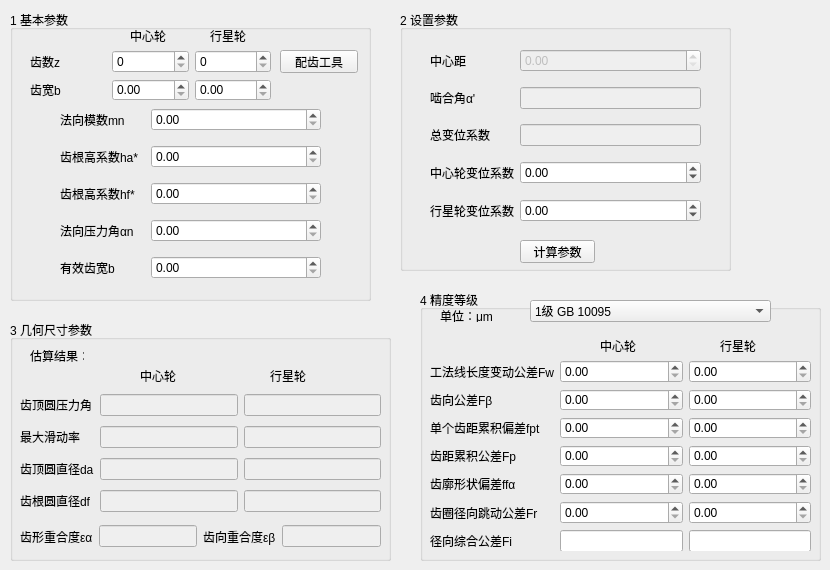
    <widget class="QWidget" name="tab_first_advanced">
     <attribute name="icon">
      <iconset>
       <normaloff>icons/advancetaskmanager.ico</normaloff>icons/advancetaskmanager.ico</iconset>
     </attribute>
     <attribute name="title">
      <string>一级渐开线齿轮 设计</string>
     </attribute>
     <widget class="QGroupBox" name="groupBox_2">
      <property name="geometry">
       <rect>
        <x>10</x>
        <y>10</y>
        <width>361</width>
        <height>291</height>
       </rect>
      </property>
      <property name="title">
       <string>1 基本参数</string>
      </property>
      <widget class="QWidget" name="gridLayoutWidget">
       <property name="geometry">
        <rect>
         <x>50</x>
         <y>90</y>
         <width>261</width>
         <height>191</height>
        </rect>
       </property>
       <layout class="QGridLayout" name="gridLayout">
        <item row="1" column="1" colspan="2">
         <widget class="QDoubleSpinBox" name="doubleSpinBox_first_ha"/>
        </item>
        <item row="4" column="1" colspan="2">
         <widget class="QDoubleSpinBox" name="doubleSpinBox_first_b"/>
        </item>
        <item row="3" column="1" colspan="2">
         <widget class="QDoubleSpinBox" name="doubleSpinBox_first_alpha_n"/>
        </item>
        <item row="2" column="0">
         <widget class="QLabel" name="label_2">
          <property name="text">
           <string>齿根高系数hf*</string>
          </property>
         </widget>
        </item>
        <item row="0" column="0">
         <widget class="QLabel" name="label">
          <property name="text">
           <string>法向模数mn</string>
          </property>
         </widget>
        </item>
        <item row="1" column="0">
         <widget class="QLabel" name="label_3">
          <property name="text">
           <string>齿根高系数ha*</string>
          </property>
         </widget>
        </item>
        <item row="4" column="0">
         <widget class="QLabel" name="label_6">
          <property name="text">
           <string>有效齿宽b</string>
          </property>
         </widget>
        </item>
        <item row="3" column="0">
         <widget class="QLabel" name="label_4">
          <property name="text">
           <string>法向压力角αn</string>
          </property>
         </widget>
        </item>
        <item row="0" column="1" colspan="2">
         <widget class="QDoubleSpinBox" name="doubleSpinBox_first_mn"/>
        </item>
        <item row="2" column="1" colspan="2">
         <widget class="QDoubleSpinBox" name="doubleSpinBox_first_hf"/>
        </item>
       </layout>
      </widget>
      <widget class="QLabel" name="label_9">
       <property name="geometry">
        <rect>
         <x>120</x>
         <y>20</y>
         <width>54</width>
         <height>12</height>
        </rect>
       </property>
       <property name="text">
        <string>中心轮</string>
       </property>
      </widget>
      <widget class="QLabel" name="label_10">
       <property name="geometry">
        <rect>
         <x>200</x>
         <y>20</y>
         <width>54</width>
         <height>12</height>
        </rect>
       </property>
       <property name="text">
        <string>行星轮</string>
       </property>
      </widget>
      <widget class="QWidget" name="gridLayoutWidget_5">
       <property name="geometry">
        <rect>
         <x>20</x>
         <y>40</y>
         <width>241</width>
         <height>51</height>
        </rect>
       </property>
       <layout class="QGridLayout" name="gridLayout_5">
        <item row="0" column="1">
         <widget class="QSpinBox" name="spinBox_first_z1">
          <property name="maximum">
           <number>999</number>
          </property>
         </widget>
        </item>
        <item row="1" column="1">
         <widget class="QDoubleSpinBox" name="doubleSpinBox_first_b1"/>
        </item>
        <item row="0" column="0">
         <widget class="QLabel" name="label_7">
          <property name="text">
           <string>齿数z</string>
          </property>
         </widget>
        </item>
        <item row="1" column="2">
         <widget class="QDoubleSpinBox" name="doubleSpinBox_first_b2"/>
        </item>
        <item row="0" column="2">
         <widget class="QSpinBox" name="spinBox_first_z2">
          <property name="maximum">
           <number>999</number>
          </property>
         </widget>
        </item>
        <item row="1" column="0">
         <widget class="QLabel" name="label_13">
          <property name="text">
           <string>齿宽b</string>
          </property>
         </widget>
        </item>
       </layout>
      </widget>
      <widget class="QPushButton" name="pushButton_teethmatch_tool">
       <property name="geometry">
        <rect>
         <x>270</x>
         <y>40</y>
         <width>78</width>
         <height>23</height>
        </rect>
       </property>
       <property name="text">
        <string>配齿工具</string>
       </property>
      </widget>
     </widget>
     <widget class="QGroupBox" name="groupBox_4">
      <property name="geometry">
       <rect>
        <x>400</x>
        <y>10</y>
        <width>331</width>
        <height>261</height>
       </rect>
      </property>
      <property name="title">
       <string>2 设置参数</string>
      </property>
      <widget class="QWidget" name="gridLayoutWidget_2">
       <property name="geometry">
        <rect>
         <x>30</x>
         <y>30</y>
         <width>271</width>
         <height>191</height>
        </rect>
       </property>
       <layout class="QGridLayout" name="gridLayout_2">
        <item row="1" column="0">
         <widget class="QLabel" name="label_12">
          <property name="text">
           <string>啮合角α'</string>
          </property>
         </widget>
        </item>
        <item row="0" column="0">
         <widget class="QLabel" name="label_11">
          <property name="text">
           <string>中心距</string>
          </property>
         </widget>
        </item>
        <item row="1" column="1">
         <widget class="QLineEdit" name="lineEdit_first_inv_alpha">
          <property name="enabled">
           <bool>false</bool>
          </property>
          <property name="readOnly">
           <bool>false</bool>
          </property>
         </widget>
        </item>
        <item row="0" column="1">
         <widget class="QDoubleSpinBox" name="doubleSpinBox_first_a">
          <property name="enabled">
           <bool>false</bool>
          </property>
          <property name="maximum">
           <double>999.990000000000009</double>
          </property>
         </widget>
        </item>
        <item row="2" column="1">
         <widget class="QLineEdit" name="lineEdit_x_sigma">
          <property name="enabled">
           <bool>false</bool>
          </property>
         </widget>
        </item>
        <item row="4" column="1">
         <widget class="QDoubleSpinBox" name="doubleSpinBox_first_x2">
          <property name="minimum">
           <double>-99.000000000000000</double>
          </property>
         </widget>
        </item>
        <item row="2" column="0">
         <widget class="QLabel" name="label_14">
          <property name="text">
           <string>总变位系数</string>
          </property>
         </widget>
        </item>
        <item row="3" column="1">
         <widget class="QDoubleSpinBox" name="doubleSpinBox_first_x1">
          <property name="minimum">
           <double>-99.000000000000000</double>
          </property>
         </widget>
        </item>
        <item row="3" column="0">
         <widget class="QLabel" name="label_15">
          <property name="text">
           <string>中心轮变位系数</string>
          </property>
         </widget>
        </item>
        <item row="4" column="0">
         <widget class="QLabel" name="label_16">
          <property name="text">
           <string>行星轮变位系数</string>
          </property>
         </widget>
        </item>
       </layout>
      </widget>
      <widget class="QPushButton" name="pushButton_first_calculate">
       <property name="geometry">
        <rect>
         <x>120</x>
         <y>230</y>
         <width>75</width>
         <height>23</height>
        </rect>
       </property>
       <property name="text">
        <string>计算参数</string>
       </property>
      </widget>
     </widget>
     <widget class="QGroupBox" name="groupBox_5">
      <property name="geometry">
       <rect>
        <x>10</x>
        <y>320</y>
        <width>381</width>
        <height>241</height>
       </rect>
      </property>
      <property name="title">
       <string>3 几何尺寸参数</string>
      </property>
      <widget class="QWidget" name="gridLayoutWidget_3">
       <property name="geometry">
        <rect>
         <x>10</x>
         <y>70</y>
         <width>361</width>
         <height>126</height>
        </rect>
       </property>
       <layout class="QGridLayout" name="gridLayout_3">
        <item row="2" column="0">
         <widget class="QLabel" name="label_17">
          <property name="text">
           <string>最大滑动率</string>
          </property>
         </widget>
        </item>
        <item row="2" column="2">
         <widget class="QLineEdit" name="lineEdit_eta_2">
          <property name="enabled">
           <bool>false</bool>
          </property>
         </widget>
        </item>
        <item row="2" column="1">
         <widget class="QLineEdit" name="lineEdit_eta_1">
          <property name="enabled">
           <bool>false</bool>
          </property>
         </widget>
        </item>
        <item row="0" column="0">
         <widget class="QLabel" name="label_21">
          <property name="text">
           <string>齿顶圆压力角</string>
          </property>
         </widget>
        </item>
        <item row="0" column="2">
         <widget class="QLineEdit" name="lineEdit_alpha_a_2">
          <property name="enabled">
           <bool>false</bool>
          </property>
         </widget>
        </item>
        <item row="0" column="1">
         <widget class="QLineEdit" name="lineEdit_alpha_a_1">
          <property name="enabled">
           <bool>false</bool>
          </property>
         </widget>
        </item>
        <item row="3" column="0">
         <widget class="QLabel" name="label_24">
          <property name="text">
           <string>齿顶圆直径da</string>
          </property>
         </widget>
        </item>
        <item row="3" column="1">
         <widget class="QLineEdit" name="lineEdit_d_a1">
          <property name="enabled">
           <bool>false</bool>
          </property>
         </widget>
        </item>
        <item row="4" column="1">
         <widget class="QLineEdit" name="lineEdit_d_f1">
          <property name="enabled">
           <bool>false</bool>
          </property>
         </widget>
        </item>
        <item row="3" column="2">
         <widget class="QLineEdit" name="lineEdit_d_a2">
          <property name="enabled">
           <bool>false</bool>
          </property>
         </widget>
        </item>
        <item row="4" column="0">
         <widget class="QLabel" name="label_27">
          <property name="text">
           <string>齿根圆直径df</string>
          </property>
         </widget>
        </item>
        <item row="4" column="2">
         <widget class="QLineEdit" name="lineEdit_d_f2">
          <property name="enabled">
           <bool>false</bool>
          </property>
         </widget>
        </item>
       </layout>
      </widget>
      <widget class="QLabel" name="label_23">
       <property name="geometry">
        <rect>
         <x>20</x>
         <y>30</y>
         <width>54</width>
         <height>12</height>
        </rect>
       </property>
       <property name="text">
        <string>估算结果：</string>
       </property>
      </widget>
      <widget class="QLabel" name="label_28">
       <property name="geometry">
        <rect>
         <x>130</x>
         <y>50</y>
         <width>54</width>
         <height>12</height>
        </rect>
       </property>
       <property name="text">
        <string>中心轮</string>
       </property>
      </widget>
      <widget class="QLabel" name="label_29">
       <property name="geometry">
        <rect>
         <x>260</x>
         <y>50</y>
         <width>54</width>
         <height>12</height>
        </rect>
       </property>
       <property name="text">
        <string>行星轮</string>
       </property>
      </widget>
      <widget class="QWidget" name="horizontalLayoutWidget_3">
       <property name="geometry">
        <rect>
         <x>10</x>
         <y>201</y>
         <width>361</width>
         <height>31</height>
        </rect>
       </property>
       <layout class="QHBoxLayout" name="horizontalLayout_3">
        <item>
         <widget class="QLabel" name="label_18">
          <property name="text">
           <string>齿形重合度εα</string>
          </property>
         </widget>
        </item>
        <item>
         <widget class="QLineEdit" name="lineEdit_epsilon_alpha">
          <property name="enabled">
           <bool>false</bool>
          </property>
         </widget>
        </item>
        <item>
         <widget class="QLabel" name="label_19">
          <property name="text">
           <string>齿向重合度εβ</string>
          </property>
         </widget>
        </item>
        <item>
         <widget class="QLineEdit" name="lineEdit_epsilon_beta">
          <property name="enabled">
           <bool>false</bool>
          </property>
         </widget>
        </item>
       </layout>
      </widget>
     </widget>
     <widget class="QGroupBox" name="groupBox_6">
      <property name="geometry">
       <rect>
        <x>420</x>
        <y>290</y>
        <width>401</width>
        <height>271</height>
       </rect>
      </property>
      <property name="title">
       <string>4 精度等级</string>
      </property>
      <widget class="QLabel" name="label_20">
       <property name="geometry">
        <rect>
         <x>20</x>
         <y>20</y>
         <width>54</width>
         <height>12</height>
        </rect>
       </property>
       <property name="text">
        <string>单位：μm</string>
       </property>
      </widget>
      <widget class="QComboBox" name="comboBox_accuracy_level">
       <property name="geometry">
        <rect>
         <x>110</x>
         <y>10</y>
         <width>241</width>
         <height>22</height>
        </rect>
       </property>
       <item>
        <property name="text">
         <string>1级 GB 10095</string>
        </property>
       </item>
       <item>
        <property name="text">
         <string>2级 GB 10095</string>
        </property>
       </item>
       <item>
        <property name="text">
         <string>3级 GB 10095</string>
        </property>
       </item>
       <item>
        <property name="text">
         <string>4级 GB 10095</string>
        </property>
       </item>
       <item>
        <property name="text">
         <string>5级 GB 10095</string>
        </property>
       </item>
       <item>
        <property name="text">
         <string>6级 GB 10095</string>
        </property>
       </item>
       <item>
        <property name="text">
         <string>7级 GB 10095</string>
        </property>
       </item>
       <item>
        <property name="text">
         <string>8级 GB 10095</string>
        </property>
       </item>
       <item>
        <property name="text">
         <string>9级 GB 10095</string>
        </property>
       </item>
       <item>
        <property name="text">
         <string>10级 GB 10095</string>
        </property>
       </item>
       <item>
        <property name="text">
         <string>11级 GB 10095</string>
        </property>
       </item>
       <item>
        <property name="text">
         <string>12级 GB 10095</string>
        </property>
       </item>
      </widget>
      <widget class="QWidget" name="gridLayoutWidget_4">
       <property name="geometry">
        <rect>
         <x>10</x>
         <y>70</y>
         <width>381</width>
         <height>191</height>
        </rect>
       </property>
       <layout class="QGridLayout" name="gridLayout_4">
        <item row="3" column="1">
         <widget class="QDoubleSpinBox" name="doubleSpinBox_fpt_1">
          <property name="maximum">
           <double>999.990000000000009</double>
          </property>
         </widget>
        </item>
        <item row="4" column="1">
         <widget class="QDoubleSpinBox" name="doubleSpinBox_Fp_1">
          <property name="maximum">
           <double>999.990000000000009</double>
          </property>
         </widget>
        </item>
        <item row="4" column="2">
         <widget class="QDoubleSpinBox" name="doubleSpinBox_Fp_2">
          <property name="maximum">
           <double>999.990000000000009</double>
          </property>
         </widget>
        </item>
        <item row="2" column="2">
         <widget class="QDoubleSpinBox" name="doubleSpinBox_F_beta2">
          <property name="maximum">
           <double>999.990000000000009</double>
          </property>
         </widget>
        </item>
        <item row="0" column="2">
         <widget class="QDoubleSpinBox" name="doubleSpinBox_F_w2">
          <property name="maximum">
           <double>999.990000000000009</double>
          </property>
         </widget>
        </item>
        <item row="5" column="0">
         <widget class="QLabel" name="label_31">
          <property name="text">
           <string>齿廓形状偏差ffα</string>
          </property>
         </widget>
        </item>
        <item row="0" column="1">
         <widget class="QDoubleSpinBox" name="doubleSpinBox_F_w1">
          <property name="maximum">
           <double>999.990000000000009</double>
          </property>
         </widget>
        </item>
        <item row="3" column="2">
         <widget class="QDoubleSpinBox" name="doubleSpinBox_fpt_2">
          <property name="maximum">
           <double>999.990000000000009</double>
          </property>
         </widget>
        </item>
        <item row="6" column="1">
         <widget class="QDoubleSpinBox" name="doubleSpinBox_F_r1">
          <property name="maximum">
           <double>999.990000000000009</double>
          </property>
         </widget>
        </item>
        <item row="2" column="1">
         <widget class="QDoubleSpinBox" name="doubleSpinBox_F_beta1">
          <property name="maximum">
           <double>999.990000000000009</double>
          </property>
         </widget>
        </item>
        <item row="5" column="1">
         <widget class="QDoubleSpinBox" name="doubleSpinBox_ff_alpha_1">
          <property name="maximum">
           <double>999.990000000000009</double>
          </property>
         </widget>
        </item>
        <item row="2" column="0">
         <widget class="QLabel" name="label_22">
          <property name="text">
           <string>齿向公差Fβ</string>
          </property>
         </widget>
        </item>
        <item row="6" column="2">
         <widget class="QDoubleSpinBox" name="doubleSpinBox_F_r2">
          <property name="maximum">
           <double>999.990000000000009</double>
          </property>
         </widget>
        </item>
        <item row="0" column="0">
         <widget class="QLabel" name="label_25">
          <property name="text">
           <string>工法线长度变动公差Fw</string>
          </property>
         </widget>
        </item>
        <item row="6" column="0">
         <widget class="QLabel" name="label_32">
          <property name="text">
           <string>齿圈径向跳动公差Fr</string>
          </property>
         </widget>
        </item>
        <item row="3" column="0">
         <widget class="QLabel" name="label_26">
          <property name="text">
           <string>单个齿距累积偏差fpt</string>
          </property>
         </widget>
        </item>
        <item row="5" column="2">
         <widget class="QDoubleSpinBox" name="doubleSpinBox_ff_alpha_2">
          <property name="maximum">
           <double>999.990000000000009</double>
          </property>
         </widget>
        </item>
        <item row="4" column="0">
         <widget class="QLabel" name="label_30">
          <property name="text">
           <string>齿距累积公差Fp</string>
          </property>
         </widget>
        </item>
        <item row="7" column="0">
         <widget class="QLabel" name="label_5">
          <property name="text">
           <string>径向综合公差Fi</string>
          </property>
         </widget>
        </item>
        <item row="7" column="1">
         <widget class="QLineEdit" name="lineEdit_F_i1"/>
        </item>
        <item row="7" column="2">
         <widget class="QLineEdit" name="lineEdit_F_i2"/>
        </item>
       </layout>
      </widget>
      <widget class="QLabel" name="label_33">
       <property name="geometry">
        <rect>
         <x>180</x>
         <y>50</y>
         <width>54</width>
         <height>12</height>
        </rect>
       </property>
       <property name="text">
        <string>中心轮</string>
       </property>
      </widget>
      <widget class="QLabel" name="label_34">
       <property name="geometry">
        <rect>
         <x>300</x>
         <y>50</y>
         <width>54</width>
         <height>12</height>
        </rect>
       </property>
       <property name="text">
        <string>行星轮</string>
       </property>
      </widget>
     </widget>
    </widget>
